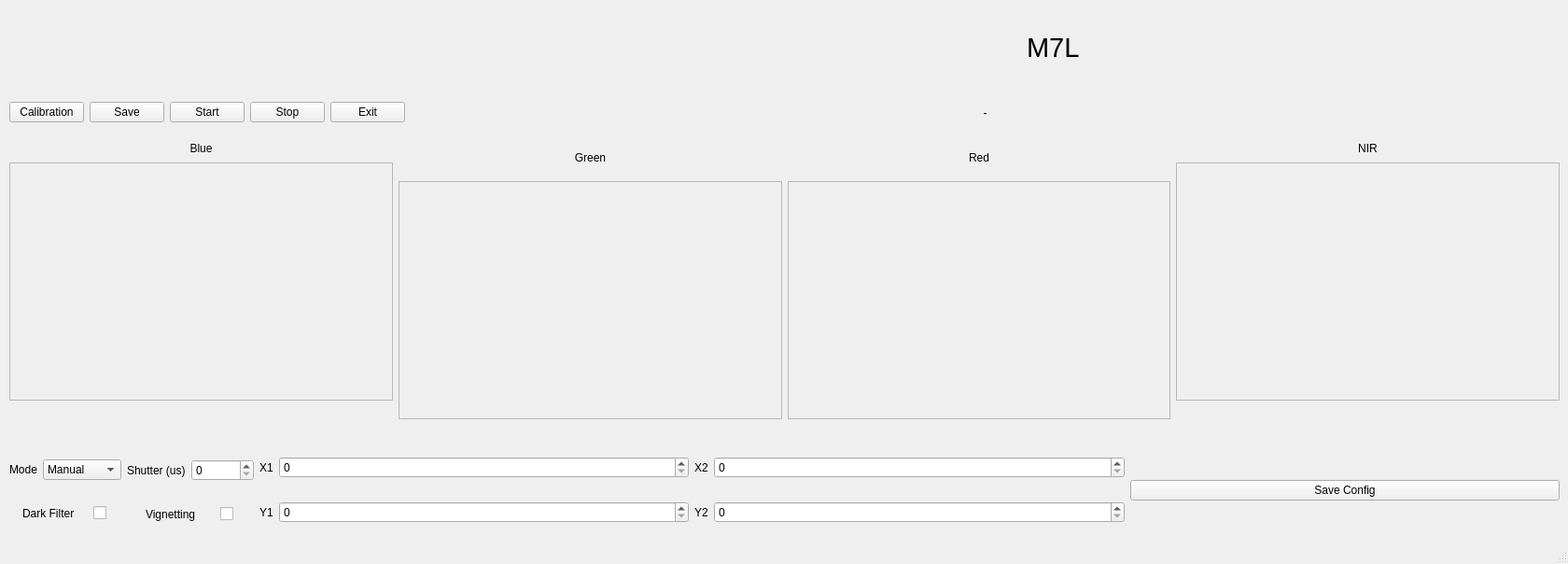
<?xml version="1.0" encoding="UTF-8"?>
<ui version="4.0">
 <class>MainWindow</class>
 <widget class="QMainWindow" name="MainWindow">
  <property name="geometry">
   <rect>
    <x>0</x>
    <y>0</y>
    <width>1680</width>
    <height>604</height>
   </rect>
  </property>
  <property name="sizePolicy">
   <sizepolicy hsizetype="Preferred" vsizetype="Preferred">
    <horstretch>0</horstretch>
    <verstretch>0</verstretch>
   </sizepolicy>
  </property>
  <property name="windowTitle">
   <string>M7L</string>
  </property>
  <widget class="QWidget" name="centralwidget">
   <property name="sizePolicy">
    <sizepolicy hsizetype="Fixed" vsizetype="Fixed">
     <horstretch>0</horstretch>
     <verstretch>0</verstretch>
    </sizepolicy>
   </property>
   <widget class="QWidget" name="horizontalLayoutWidget">
    <property name="geometry">
     <rect>
      <x>10</x>
      <y>100</y>
      <width>1661</width>
      <height>41</height>
     </rect>
    </property>
    <layout class="QHBoxLayout" name="horizontalLayout">
     <item>
      <widget class="QPushButton" name="btn_calib">
       <property name="text">
        <string>Calibration</string>
       </property>
      </widget>
     </item>
     <item>
      <widget class="QPushButton" name="btn_calib_save">
       <property name="text">
        <string>Save</string>
       </property>
      </widget>
     </item>
     <item>
      <widget class="QPushButton" name="btn_start_loop">
       <property name="text">
        <string>Start</string>
       </property>
      </widget>
     </item>
     <item>
      <widget class="QPushButton" name="btn_stop_loop">
       <property name="text">
        <string>Stop</string>
       </property>
      </widget>
     </item>
     <item>
      <widget class="QPushButton" name="btn_exit">
       <property name="text">
        <string>Exit</string>
       </property>
      </widget>
     </item>
     <item>
      <widget class="QLabel" name="labelAutoManual">
       <property name="sizePolicy">
        <sizepolicy hsizetype="MinimumExpanding" vsizetype="Preferred">
         <horstretch>0</horstretch>
         <verstretch>0</verstretch>
        </sizepolicy>
       </property>
       <property name="text">
        <string>-</string>
       </property>
       <property name="alignment">
        <set>Qt::AlignCenter</set>
       </property>
      </widget>
     </item>
    </layout>
   </widget>
   <widget class="QWidget" name="horizontalLayoutWidget_2">
    <property name="geometry">
     <rect>
      <x>10</x>
      <y>150</y>
      <width>1661</width>
      <height>311</height>
     </rect>
    </property>
    <layout class="QHBoxLayout" name="horizontalLayout_2">
     <property name="sizeConstraint">
      <enum>QLayout::SetDefaultConstraint</enum>
     </property>
     <item>
      <layout class="QVBoxLayout" name="verticalLayout_2">
       <item>
        <widget class="QLabel" name="label_2">
         <property name="sizePolicy">
          <sizepolicy hsizetype="Preferred" vsizetype="Maximum">
           <horstretch>0</horstretch>
           <verstretch>0</verstretch>
          </sizepolicy>
         </property>
         <property name="text">
          <string>Blue</string>
         </property>
         <property name="alignment">
          <set>Qt::AlignCenter</set>
         </property>
        </widget>
       </item>
       <item>
        <widget class="QFrame" name="frame">
         <property name="maximumSize">
          <size>
           <width>16777215</width>
           <height>255</height>
          </size>
         </property>
         <property name="frameShape">
          <enum>QFrame::StyledPanel</enum>
         </property>
         <property name="frameShadow">
          <enum>QFrame::Raised</enum>
         </property>
        </widget>
       </item>
       <item>
        <widget class="QLabel" name="labelBlue">
         <property name="maximumSize">
          <size>
           <width>16777215</width>
           <height>20</height>
          </size>
         </property>
         <property name="text">
          <string/>
         </property>
        </widget>
       </item>
      </layout>
     </item>
     <item>
      <layout class="QVBoxLayout" name="verticalLayout_3">
       <item>
        <widget class="QLabel" name="label_4">
         <property name="sizePolicy">
          <sizepolicy hsizetype="Preferred" vsizetype="Maximum">
           <horstretch>0</horstretch>
           <verstretch>0</verstretch>
          </sizepolicy>
         </property>
         <property name="text">
          <string>Green</string>
         </property>
         <property name="alignment">
          <set>Qt::AlignCenter</set>
         </property>
        </widget>
       </item>
       <item>
        <widget class="QFrame" name="frame_2">
         <property name="sizePolicy">
          <sizepolicy hsizetype="Preferred" vsizetype="Preferred">
           <horstretch>0</horstretch>
           <verstretch>0</verstretch>
          </sizepolicy>
         </property>
         <property name="maximumSize">
          <size>
           <width>16777215</width>
           <height>255</height>
          </size>
         </property>
         <property name="frameShape">
          <enum>QFrame::StyledPanel</enum>
         </property>
         <property name="frameShadow">
          <enum>QFrame::Raised</enum>
         </property>
        </widget>
       </item>
      </layout>
     </item>
     <item>
      <layout class="QVBoxLayout" name="verticalLayout">
       <item>
        <widget class="QLabel" name="label_6">
         <property name="sizePolicy">
          <sizepolicy hsizetype="Preferred" vsizetype="Maximum">
           <horstretch>0</horstretch>
           <verstretch>0</verstretch>
          </sizepolicy>
         </property>
         <property name="text">
          <string>Red</string>
         </property>
         <property name="alignment">
          <set>Qt::AlignCenter</set>
         </property>
        </widget>
       </item>
       <item>
        <widget class="QFrame" name="frame_3">
         <property name="sizePolicy">
          <sizepolicy hsizetype="Preferred" vsizetype="Preferred">
           <horstretch>0</horstretch>
           <verstretch>0</verstretch>
          </sizepolicy>
         </property>
         <property name="maximumSize">
          <size>
           <width>16777215</width>
           <height>255</height>
          </size>
         </property>
         <property name="frameShape">
          <enum>QFrame::StyledPanel</enum>
         </property>
         <property name="frameShadow">
          <enum>QFrame::Raised</enum>
         </property>
        </widget>
       </item>
      </layout>
     </item>
     <item>
      <layout class="QVBoxLayout" name="verticalLayout_4">
       <item>
        <widget class="QLabel" name="label_8">
         <property name="sizePolicy">
          <sizepolicy hsizetype="Preferred" vsizetype="Maximum">
           <horstretch>0</horstretch>
           <verstretch>0</verstretch>
          </sizepolicy>
         </property>
         <property name="text">
          <string>NIR</string>
         </property>
         <property name="alignment">
          <set>Qt::AlignCenter</set>
         </property>
        </widget>
       </item>
       <item>
        <widget class="QFrame" name="frame_4">
         <property name="maximumSize">
          <size>
           <width>16777215</width>
           <height>255</height>
          </size>
         </property>
         <property name="frameShape">
          <enum>QFrame::StyledPanel</enum>
         </property>
         <property name="frameShadow">
          <enum>QFrame::Raised</enum>
         </property>
        </widget>
       </item>
       <item>
        <widget class="QLabel" name="labelNIR">
         <property name="maximumSize">
          <size>
           <width>16777215</width>
           <height>20</height>
          </size>
         </property>
         <property name="text">
          <string/>
         </property>
        </widget>
       </item>
      </layout>
     </item>
    </layout>
   </widget>
   <widget class="QLabel" name="logoSE">
    <property name="geometry">
     <rect>
      <x>10</x>
      <y>10</y>
      <width>271</width>
      <height>81</height>
     </rect>
    </property>
    <property name="sizePolicy">
     <sizepolicy hsizetype="Maximum" vsizetype="Fixed">
      <horstretch>0</horstretch>
      <verstretch>0</verstretch>
     </sizepolicy>
    </property>
    <property name="text">
     <string/>
    </property>
    <property name="pixmap">
     <pixmap resource="gui.qrc">:/logoSE/LOGO-SE-2018.png</pixmap>
    </property>
    <property name="scaledContents">
     <bool>true</bool>
    </property>
    <property name="alignment">
     <set>Qt::AlignLeading|Qt::AlignLeft|Qt::AlignTop</set>
    </property>
   </widget>
   <widget class="QWidget" name="horizontalLayoutWidget_3">
    <property name="geometry">
     <rect>
      <x>10</x>
      <y>470</y>
      <width>1661</width>
      <height>111</height>
     </rect>
    </property>
    <layout class="QHBoxLayout" name="horizontalLayout_15">
     <item>
      <layout class="QVBoxLayout" name="verticalLayout_6">
       <item>
        <layout class="QHBoxLayout" name="horizontalLayout_5">
         <item>
          <widget class="QLabel" name="label">
           <property name="sizePolicy">
            <sizepolicy hsizetype="Maximum" vsizetype="Preferred">
             <horstretch>0</horstretch>
             <verstretch>0</verstretch>
            </sizepolicy>
           </property>
           <property name="text">
            <string>Mode</string>
           </property>
          </widget>
         </item>
         <item>
          <widget class="QComboBox" name="comboBoxMode">
           <item>
            <property name="text">
             <string>Manual</string>
            </property>
           </item>
           <item>
            <property name="text">
             <string>Automatic</string>
            </property>
           </item>
          </widget>
         </item>
        </layout>
       </item>
       <item>
        <layout class="QHBoxLayout" name="horizontalLayout_12">
         <item>
          <widget class="QLabel" name="label_3">
           <property name="sizePolicy">
            <sizepolicy hsizetype="Maximum" vsizetype="Preferred">
             <horstretch>0</horstretch>
             <verstretch>0</verstretch>
            </sizepolicy>
           </property>
           <property name="text">
            <string>Dark Filter</string>
           </property>
          </widget>
         </item>
         <item>
          <widget class="QCheckBox" name="checkBoxDarkFilter">
           <property name="sizePolicy">
            <sizepolicy hsizetype="Maximum" vsizetype="Fixed">
             <horstretch>0</horstretch>
             <verstretch>0</verstretch>
            </sizepolicy>
           </property>
           <property name="text">
            <string/>
           </property>
          </widget>
         </item>
        </layout>
       </item>
      </layout>
     </item>
     <item>
      <layout class="QVBoxLayout" name="verticalLayout_5">
       <item>
        <layout class="QHBoxLayout" name="horizontalLayout_3">
         <item>
          <widget class="QLabel" name="label_12">
           <property name="sizePolicy">
            <sizepolicy hsizetype="Maximum" vsizetype="Preferred">
             <horstretch>0</horstretch>
             <verstretch>0</verstretch>
            </sizepolicy>
           </property>
           <property name="text">
            <string>Shutter (us)</string>
           </property>
          </widget>
         </item>
         <item>
          <widget class="QSpinBox" name="spinBoxShutter">
           <property name="maximum">
            <number>6000000</number>
           </property>
          </widget>
         </item>
        </layout>
       </item>
       <item>
        <layout class="QHBoxLayout" name="horizontalLayout_4">
         <item>
          <widget class="QLabel" name="label_13">
           <property name="sizePolicy">
            <sizepolicy hsizetype="Maximum" vsizetype="Preferred">
             <horstretch>0</horstretch>
             <verstretch>0</verstretch>
            </sizepolicy>
           </property>
           <property name="text">
            <string>Vignetting</string>
           </property>
          </widget>
         </item>
         <item>
          <widget class="QCheckBox" name="checkBoxVignetting">
           <property name="sizePolicy">
            <sizepolicy hsizetype="Maximum" vsizetype="Fixed">
             <horstretch>0</horstretch>
             <verstretch>0</verstretch>
            </sizepolicy>
           </property>
           <property name="text">
            <string/>
           </property>
          </widget>
         </item>
        </layout>
       </item>
      </layout>
     </item>
     <item>
      <layout class="QVBoxLayout" name="verticalLayout_10">
       <item>
        <layout class="QHBoxLayout" name="horizontalLayout_6">
         <item>
          <widget class="QLabel" name="label_24">
           <property name="sizePolicy">
            <sizepolicy hsizetype="Maximum" vsizetype="Preferred">
             <horstretch>0</horstretch>
             <verstretch>0</verstretch>
            </sizepolicy>
           </property>
           <property name="text">
            <string>X1</string>
           </property>
          </widget>
         </item>
         <item>
          <widget class="QSpinBox" name="spinBoxX1">
           <property name="maximum">
            <number>3280</number>
           </property>
          </widget>
         </item>
        </layout>
       </item>
       <item>
        <layout class="QHBoxLayout" name="horizontalLayout_7">
         <item>
          <widget class="QLabel" name="label_25">
           <property name="sizePolicy">
            <sizepolicy hsizetype="Maximum" vsizetype="Preferred">
             <horstretch>0</horstretch>
             <verstretch>0</verstretch>
            </sizepolicy>
           </property>
           <property name="text">
            <string>Y1</string>
           </property>
          </widget>
         </item>
         <item>
          <widget class="QSpinBox" name="spinBoxY1">
           <property name="maximum">
            <number>2464</number>
           </property>
          </widget>
         </item>
        </layout>
       </item>
      </layout>
     </item>
     <item>
      <layout class="QVBoxLayout" name="verticalLayout_11">
       <item>
        <layout class="QHBoxLayout" name="horizontalLayout_8">
         <item>
          <widget class="QLabel" name="label_26">
           <property name="sizePolicy">
            <sizepolicy hsizetype="Maximum" vsizetype="Preferred">
             <horstretch>0</horstretch>
             <verstretch>0</verstretch>
            </sizepolicy>
           </property>
           <property name="text">
            <string>X2</string>
           </property>
          </widget>
         </item>
         <item>
          <widget class="QSpinBox" name="spinBoxX2">
           <property name="maximum">
            <number>3280</number>
           </property>
          </widget>
         </item>
        </layout>
       </item>
       <item>
        <layout class="QHBoxLayout" name="horizontalLayout_9">
         <item>
          <widget class="QLabel" name="label_27">
           <property name="sizePolicy">
            <sizepolicy hsizetype="Maximum" vsizetype="Preferred">
             <horstretch>0</horstretch>
             <verstretch>0</verstretch>
            </sizepolicy>
           </property>
           <property name="text">
            <string>Y2</string>
           </property>
          </widget>
         </item>
         <item>
          <widget class="QSpinBox" name="spinBoxY2">
           <property name="maximum">
            <number>2464</number>
           </property>
          </widget>
         </item>
        </layout>
       </item>
      </layout>
     </item>
     <item>
      <layout class="QVBoxLayout" name="verticalLayout_13"/>
     </item>
     <item>
      <layout class="QVBoxLayout" name="verticalLayout_7"/>
     </item>
     <item>
      <widget class="QPushButton" name="buttonSaveParameters">
       <property name="text">
        <string>Save Config</string>
       </property>
      </widget>
     </item>
    </layout>
   </widget>
   <widget class="QLabel" name="label_5">
    <property name="geometry">
     <rect>
      <x>1100</x>
      <y>30</y>
      <width>101</width>
      <height>41</height>
     </rect>
    </property>
    <property name="font">
     <font>
      <pointsize>22</pointsize>
     </font>
    </property>
    <property name="text">
     <string>M7L</string>
    </property>
   </widget>
  </widget>
  <widget class="QStatusBar" name="statusbar"/>
 </widget>
 <resources>
  <include location="gui.qrc"/>
 </resources>
 <connections/>
</ui>
